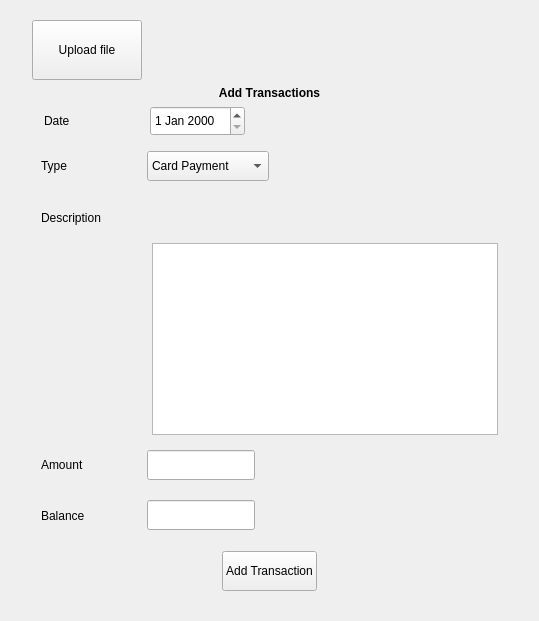
            <widget class="QWidget" name="upload_page">
             <property name="sizePolicy">
              <sizepolicy hsizetype="Expanding" vsizetype="Expanding">
               <horstretch>0</horstretch>
               <verstretch>0</verstretch>
              </sizepolicy>
             </property>
             <layout class="QHBoxLayout" name="horizontalLayout_4">
              <item>
               <widget class="QStackedWidget" name="upload_stack">
                <widget class="QWidget" name="upload_page_2">
                 <layout class="QHBoxLayout" name="horizontalLayout_5">
                  <item>
                   <widget class="QWidget" name="manual_entry_widget" native="true">
                    <property name="sizePolicy">
                     <sizepolicy hsizetype="Expanding" vsizetype="Expanding">
                      <horstretch>0</horstretch>
                      <verstretch>0</verstretch>
                     </sizepolicy>
                    </property>
                    <layout class="QVBoxLayout" name="verticalLayout_11" stretch="0,0,0,0,0,0,0,0,0">
                     <property name="leftMargin">
                      <number>12</number>
                     </property>
                     <property name="topMargin">
                      <number>0</number>
                     </property>
                     <property name="rightMargin">
                      <number>12</number>
                     </property>
                     <property name="bottomMargin">
                      <number>0</number>
                     </property>
                     <item>
                      <widget class="QPushButton" name="upload_file_button">
                       <property name="sizePolicy">
                        <sizepolicy hsizetype="Fixed" vsizetype="Fixed">
                         <horstretch>106</horstretch>
                         <verstretch>70</verstretch>
                        </sizepolicy>
                       </property>
                       <property name="minimumSize">
                        <size>
                         <width>110</width>
                         <height>60</height>
                        </size>
                       </property>
                       <property name="text">
                        <string>Upload file</string>
                       </property>
                       <property name="icon">
                        <iconset resource="../../Desktop/resource.qrc">
                         <normaloff>:/icons/icons_financial_app/upload_icon.png</normaloff>
                         <normalon>:/icons/icons_financial_app/upload_icon.png</normalon>:/icons/icons_financial_app/upload_icon.png</iconset>
                       </property>
                       <property name="iconSize">
                        <size>
                         <width>25</width>
                         <height>25</height>
                        </size>
                       </property>
                       <property name="checkable">
                        <bool>true</bool>
                       </property>
                       <property name="autoRepeat">
                        <bool>false</bool>
                       </property>
                       <property name="autoExclusive">
                        <bool>true</bool>
                       </property>
                      </widget>
                     </item>
                     <item>
                      <widget class="QLabel" name="add_transaction_label">
                       <property name="font">
                        <font>
                         <bold>true</bold>
                         <kerning>false</kerning>
                        </font>
                       </property>
                       <property name="text">
                        <string>Add Transactions</string>
                       </property>
                       <property name="alignment">
                        <set>Qt::AlignmentFlag::AlignCenter</set>
                       </property>
                      </widget>
                     </item>
                     <item>
                      <widget class="QWidget" name="widget_33" native="true">
                       <property name="sizePolicy">
                        <sizepolicy hsizetype="Preferred" vsizetype="Preferred">
                         <horstretch>0</horstretch>
                         <verstretch>0</verstretch>
                        </sizepolicy>
                       </property>
                       <layout class="QHBoxLayout" name="horizontalLayout_26" stretch="1,1,3">
                        <property name="leftMargin">
                         <number>12</number>
                        </property>
                        <property name="topMargin">
                         <number>0</number>
                        </property>
                        <item>
                         <widget class="QLabel" name="date_label_transaction">
                          <property name="sizePolicy">
                           <sizepolicy hsizetype="Fixed" vsizetype="Preferred">
                            <horstretch>0</horstretch>
                            <verstretch>0</verstretch>
                           </sizepolicy>
                          </property>
                          <property name="minimumSize">
                           <size>
                            <width>100</width>
                            <height>0</height>
                           </size>
                          </property>
                          <property name="text">
                           <string>Date</string>
                          </property>
                         </widget>
                        </item>
                        <item>
                         <widget class="QDateEdit" name="transaction_date_edit">
                          <property name="sizePolicy">
                           <sizepolicy hsizetype="Fixed" vsizetype="Fixed">
                            <horstretch>0</horstretch>
                            <verstretch>0</verstretch>
                           </sizepolicy>
                          </property>
                          <property name="minimumSize">
                           <size>
                            <width>0</width>
                            <height>30</height>
                           </size>
                          </property>
                          <property name="maximumSize">
                           <size>
                            <width>150</width>
                            <height>16777215</height>
                           </size>
                          </property>
                         </widget>
                        </item>
                        <item>
                         <spacer name="horizontalSpacer_15">
                          <property name="orientation">
                           <enum>Qt::Orientation::Horizontal</enum>
                          </property>
                          <property name="sizeHint" stdset="0">
                           <size>
                            <width>40</width>
                            <height>20</height>
                           </size>
                          </property>
                         </spacer>
                        </item>
                       </layout>
                      </widget>
                     </item>
                     <item>
                      <widget class="QWidget" name="widget_35" native="true">
                       <property name="sizePolicy">
                        <sizepolicy hsizetype="Preferred" vsizetype="Preferred">
                         <horstretch>0</horstretch>
                         <verstretch>0</verstretch>
                        </sizepolicy>
                       </property>
                       <layout class="QHBoxLayout" name="horizontalLayout_28" stretch="1,1,3">
                        <property name="topMargin">
                         <number>0</number>
                        </property>
                        <item>
                         <widget class="QLabel" name="type_label_transaction">
                          <property name="sizePolicy">
                           <sizepolicy hsizetype="Fixed" vsizetype="Preferred">
                            <horstretch>0</horstretch>
                            <verstretch>0</verstretch>
                           </sizepolicy>
                          </property>
                          <property name="minimumSize">
                           <size>
                            <width>100</width>
                            <height>0</height>
                           </size>
                          </property>
                          <property name="text">
                           <string>Type</string>
                          </property>
                         </widget>
                        </item>
                        <item>
                         <widget class="QComboBox" name="transaction_type_combo">
                          <property name="sizePolicy">
                           <sizepolicy hsizetype="Fixed" vsizetype="Fixed">
                            <horstretch>0</horstretch>
                            <verstretch>0</verstretch>
                           </sizepolicy>
                          </property>
                          <property name="minimumSize">
                           <size>
                            <width>0</width>
                            <height>30</height>
                           </size>
                          </property>
                          <property name="maximumSize">
                           <size>
                            <width>150</width>
                            <height>16777215</height>
                           </size>
                          </property>
                          <item>
                           <property name="text">
                            <string>Card Payment</string>
                           </property>
                          </item>
                          <item>
                           <property name="text">
                            <string>Bank Transfer</string>
                           </property>
                          </item>
                          <item>
                           <property name="text">
                            <string>Cash Withdrawal</string>
                           </property>
                          </item>
                          <item>
                           <property name="text">
                            <string>Income</string>
                           </property>
                          </item>
                          <item>
                           <property name="text">
                            <string>Refund</string>
                           </property>
                          </item>
                          <item>
                           <property name="text">
                            <string>Other</string>
                           </property>
                          </item>
                         </widget>
                        </item>
                        <item>
                         <spacer name="horizontalSpacer_16">
                          <property name="orientation">
                           <enum>Qt::Orientation::Horizontal</enum>
                          </property>
                          <property name="sizeHint" stdset="0">
                           <size>
                            <width>40</width>
                            <height>20</height>
                           </size>
                          </property>
                         </spacer>
                        </item>
                       </layout>
                      </widget>
                     </item>
                     <item>
                      <widget class="QWidget" name="widget_34" native="true">
                       <property name="sizePolicy">
                        <sizepolicy hsizetype="Preferred" vsizetype="Preferred">
                         <horstretch>0</horstretch>
                         <verstretch>0</verstretch>
                        </sizepolicy>
                       </property>
                       <layout class="QHBoxLayout" name="horizontalLayout_27" stretch="1,4">
                        <property name="topMargin">
                         <number>12</number>
                        </property>
                        <item>
                         <widget class="QLabel" name="description_label_transaction">
                          <property name="sizePolicy">
                           <sizepolicy hsizetype="Fixed" vsizetype="Preferred">
                            <horstretch>0</horstretch>
                            <verstretch>0</verstretch>
                           </sizepolicy>
                          </property>
                          <property name="minimumSize">
                           <size>
                            <width>100</width>
                            <height>0</height>
                           </size>
                          </property>
                          <property name="text">
                           <string>Description</string>
                          </property>
                         </widget>
                        </item>
                        <item>
                         <spacer name="horizontalSpacer_17">
                          <property name="orientation">
                           <enum>Qt::Orientation::Horizontal</enum>
                          </property>
                          <property name="sizeHint" stdset="0">
                           <size>
                            <width>40</width>
                            <height>20</height>
                           </size>
                          </property>
                         </spacer>
                        </item>
                       </layout>
                      </widget>
                     </item>
                     <item>
                      <widget class="QWidget" name="widget_38" native="true">
                       <property name="sizePolicy">
                        <sizepolicy hsizetype="Preferred" vsizetype="Preferred">
                         <horstretch>0</horstretch>
                         <verstretch>0</verstretch>
                        </sizepolicy>
                       </property>
                       <layout class="QVBoxLayout" name="verticalLayout_28">
                        <property name="leftMargin">
                         <number>120</number>
                        </property>
                        <property name="topMargin">
                         <number>0</number>
                        </property>
                        <item>
                         <widget class="QTextEdit" name="description_text">
                          <property name="minimumSize">
                           <size>
                            <width>0</width>
                            <height>30</height>
                           </size>
                          </property>
                         </widget>
                        </item>
                       </layout>
                      </widget>
                     </item>
                     <item>
                      <widget class="QWidget" name="widget_36" native="true">
                       <property name="sizePolicy">
                        <sizepolicy hsizetype="Preferred" vsizetype="Preferred">
                         <horstretch>0</horstretch>
                         <verstretch>0</verstretch>
                        </sizepolicy>
                       </property>
                       <layout class="QHBoxLayout" name="horizontalLayout_29" stretch="1,1,3">
                        <property name="topMargin">
                         <number>0</number>
                        </property>
                        <item>
                         <widget class="QLabel" name="amount_label_transaction">
                          <property name="sizePolicy">
                           <sizepolicy hsizetype="Fixed" vsizetype="Preferred">
                            <horstretch>0</horstretch>
                            <verstretch>0</verstretch>
                           </sizepolicy>
                          </property>
                          <property name="minimumSize">
                           <size>
                            <width>100</width>
                            <height>0</height>
                           </size>
                          </property>
                          <property name="text">
                           <string>Amount</string>
                          </property>
                         </widget>
                        </item>
                        <item>
                         <widget class="QLineEdit" name="amount_transaction_line">
                          <property name="sizePolicy">
                           <sizepolicy hsizetype="Fixed" vsizetype="Fixed">
                            <horstretch>0</horstretch>
                            <verstretch>0</verstretch>
                           </sizepolicy>
                          </property>
                          <property name="minimumSize">
                           <size>
                            <width>0</width>
                            <height>30</height>
                           </size>
                          </property>
                          <property name="maximumSize">
                           <size>
                            <width>150</width>
                            <height>16777215</height>
                           </size>
                          </property>
                         </widget>
                        </item>
                        <item>
                         <spacer name="horizontalSpacer_18">
                          <property name="orientation">
                           <enum>Qt::Orientation::Horizontal</enum>
                          </property>
                          <property name="sizeHint" stdset="0">
                           <size>
                            <width>40</width>
                            <height>20</height>
                           </size>
                          </property>
                         </spacer>
                        </item>
                       </layout>
                      </widget>
                     </item>
                     <item>
                      <widget class="QWidget" name="widget_39" native="true">
                       <property name="sizePolicy">
                        <sizepolicy hsizetype="Preferred" vsizetype="Preferred">
                         <horstretch>0</horstretch>
                         <verstretch>0</verstretch>
                        </sizepolicy>
                       </property>
                       <property name="minimumSize">
                        <size>
                         <width>0</width>
                         <height>50</height>
                        </size>
                       </property>
                       <layout class="QHBoxLayout" name="horizontalLayout_30" stretch="1,1,3">
                        <property name="topMargin">
                         <number>0</number>
                        </property>
                        <item>
                         <widget class="QLabel" name="balance_label_transaction">
                          <property name="sizePolicy">
                           <sizepolicy hsizetype="Fixed" vsizetype="Preferred">
                            <horstretch>0</horstretch>
                            <verstretch>0</verstretch>
                           </sizepolicy>
                          </property>
                          <property name="minimumSize">
                           <size>
                            <width>100</width>
                            <height>0</height>
                           </size>
                          </property>
                          <property name="text">
                           <string>Balance</string>
                          </property>
                         </widget>
                        </item>
                        <item>
                         <widget class="QLineEdit" name="balance_transaction_line">
                          <property name="sizePolicy">
                           <sizepolicy hsizetype="Fixed" vsizetype="Fixed">
                            <horstretch>0</horstretch>
                            <verstretch>0</verstretch>
                           </sizepolicy>
                          </property>
                          <property name="minimumSize">
                           <size>
                            <width>0</width>
                            <height>30</height>
                           </size>
                          </property>
                          <property name="maximumSize">
                           <size>
                            <width>150</width>
                            <height>16777215</height>
                           </size>
                          </property>
                         </widget>
                        </item>
                        <item>
                         <spacer name="horizontalSpacer_19">
                          <property name="orientation">
                           <enum>Qt::Orientation::Horizontal</enum>
                          </property>
                          <property name="sizeHint" stdset="0">
                           <size>
                            <width>40</width>
                            <height>20</height>
                           </size>
                          </property>
                         </spacer>
                        </item>
                       </layout>
                      </widget>
                     </item>
                     <item>
                      <widget class="QWidget" name="widget_37" native="true">
                       <property name="sizePolicy">
                        <sizepolicy hsizetype="Preferred" vsizetype="Preferred">
                         <horstretch>0</horstretch>
                         <verstretch>0</verstretch>
                        </sizepolicy>
                       </property>
                       <property name="minimumSize">
                        <size>
                         <width>0</width>
                         <height>50</height>
                        </size>
                       </property>
                       <layout class="QHBoxLayout" name="horizontalLayout_31" stretch="3,1,3">
                        <property name="topMargin">
                         <number>0</number>
                        </property>
                        <item>
                         <spacer name="horizontalSpacer_20">
                          <property name="orientation">
                           <enum>Qt::Orientation::Horizontal</enum>
                          </property>
                          <property name="sizeHint" stdset="0">
                           <size>
                            <width>181</width>
                            <height>20</height>
                           </size>
                          </property>
                         </spacer>
                        </item>
                        <item>
                         <widget class="QPushButton" name="add_transaction_button">
                          <property name="minimumSize">
                           <size>
                            <width>0</width>
                            <height>40</height>
                           </size>
                          </property>
                          <property name="maximumSize">
                           <size>
                            <width>150</width>
                            <height>16777215</height>
                           </size>
                          </property>
                          <property name="text">
                           <string>Add Transaction</string>
                          </property>
                          <property name="checkable">
                           <bool>true</bool>
                          </property>
                          <property name="autoExclusive">
                           <bool>true</bool>
                          </property>
                         </widget>
                        </item>
                        <item>
                         <spacer name="horizontalSpacer_21">
                          <property name="orientation">
                           <enum>Qt::Orientation::Horizontal</enum>
                          </property>
                          <property name="sizeHint" stdset="0">
                           <size>
                            <width>181</width>
                            <height>20</height>
                           </size>
                          </property>
                         </spacer>
                        </item>
                       </layout>
                      </widget>
                     </item>
                    </layout>
                   </widget>
                  </item>
                 </layout>
                </widget>
                <widget class="QWidget" name="page_2">
                 <layout class="QVBoxLayout" name="verticalLayout_8"/>
                </widget>
               </widget>
              </item>
             </layout>
            </widget>
